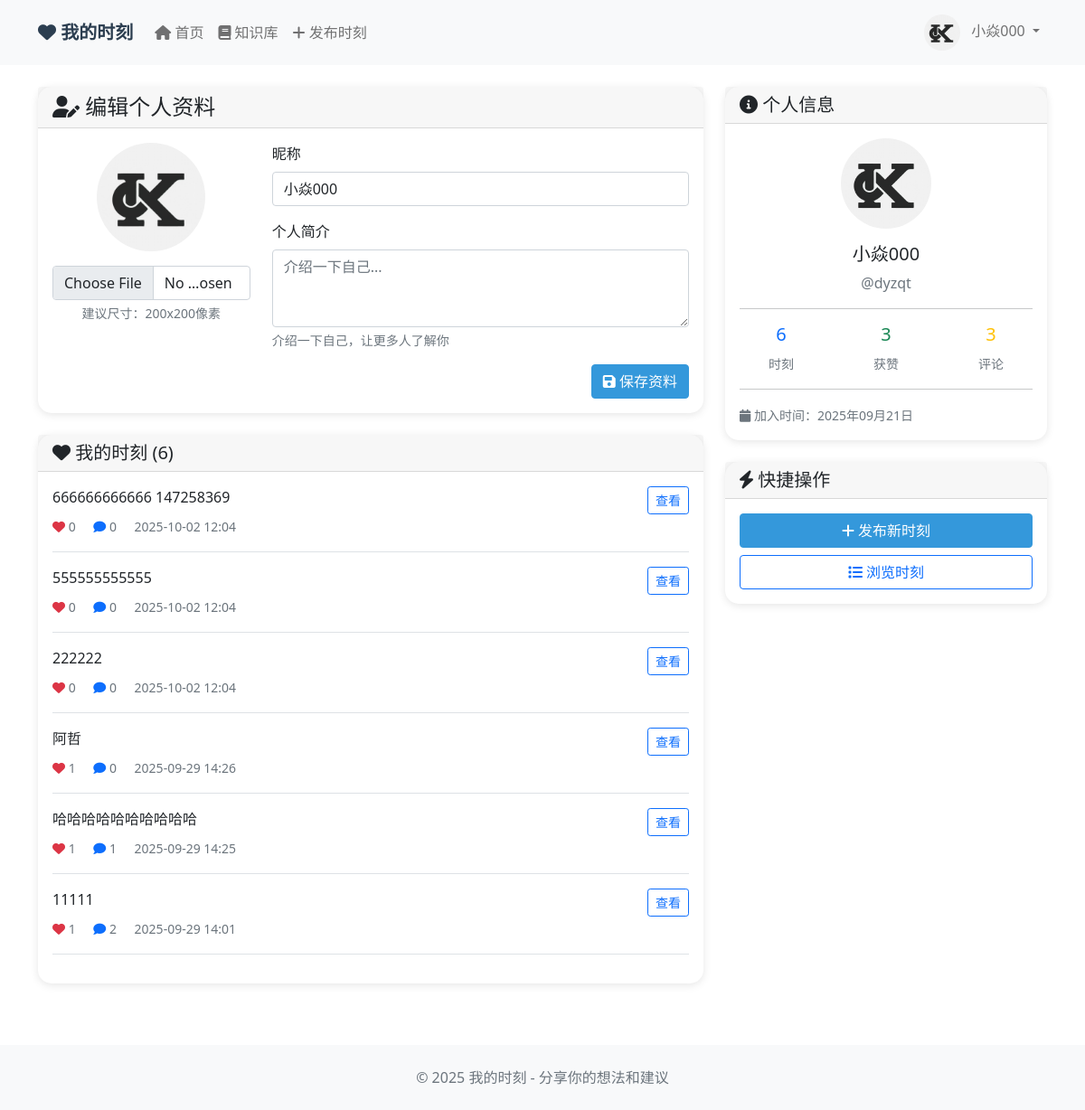
The app's page /moments/profile/ (signed in), older data.
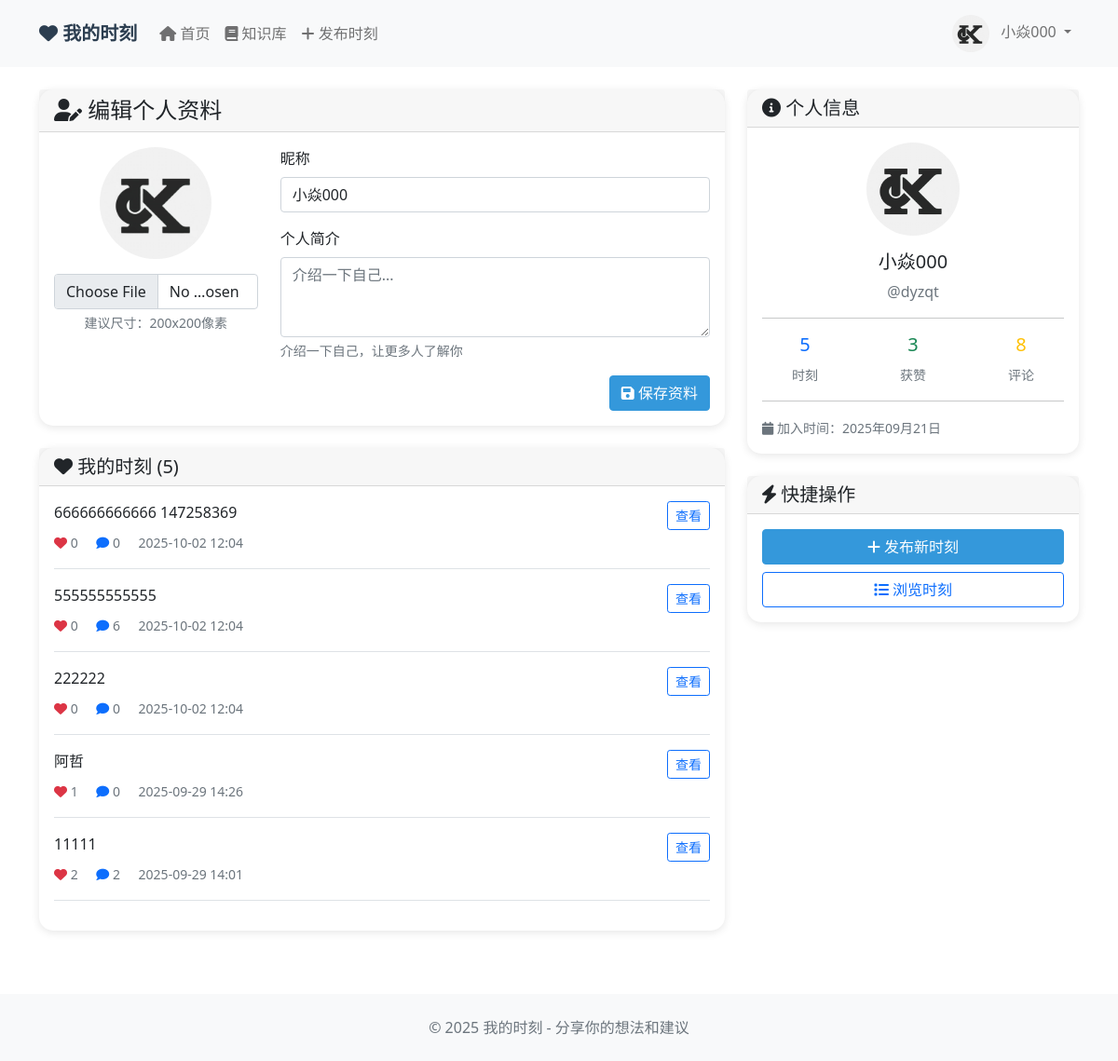
The same page, newer data.
### moments/models.py (models this page shows, shortened)
class Moment(models.Model):
    author = models.ForeignKey(User, on_delete=models.CASCADE, related_name='moments', verbose_name='作者')
    content = models.TextField(max_length=1000, verbose_name='内容')
    created_at = models.DateTimeField(auto_now_add=True, verbose_name='创建时间')
    updated_at = models.DateTimeField(auto_now=True, verbose_name='更新时间')
    likes_count = models.PositiveIntegerField(default=0, verbose_name='点赞数')
    comments_count = models.PositiveIntegerField(default=0, verbose_name='评论数')
    is_public = models.BooleanField(default=True, verbose_name='是否公开')
    views = models.PositiveIntegerField(default=0)

### moments/views.py (the view)
# urls.py: path('profile/', views.profile_view, name='profile'),
@login_required
def profile_view(request):
    profile = request.user.profile
    user_moments = Moment.objects.filter(author=request.user).order_by('-created_at')
    total_likes = user_moments.aggregate(total_likes=Sum('likes_count'))['total_likes'] or 0
    total_comments = MomentComment.objects.filter(moment__author=request.user).count()
    if request.method == 'POST':
        form = UserProfileForm(request.POST, request.FILES, instance=profile)
        if form.is_valid():
            form.save()
            return redirect('moments:profile')
    else:
        form = UserProfileForm(instance=profile)
    context = {
        'profile': profile,
        'form': form,
        'user_moments': user_moments,
        'total_likes': total_likes,
        'total_comments': total_comments,
    }
    return render(request, 'moments/profile.html', context)

### moments/forms.py
class UserProfileForm(forms.ModelForm):
    nickname = forms.CharField(
        max_length=50,
        widget=forms.TextInput(attrs={
            'class': 'form-control',
            'placeholder': '请输入昵称'
        }),
        label='昵称'
    )
    bio = forms.CharField(
        max_length=500,
        required=False,
        widget=forms.Textarea(attrs={
            'class': 'form-control',
            'rows': 3,
            'placeholder': '介绍一下自己...'
        }),
        label='个人简介'
    )
    avatar = forms.ImageField(
        required=False,
        widget=forms.FileInput(attrs={
            'class': 'form-control',
            'accept': 'image/*'
        }),
        label='头像'
    )
    class Meta:
        model = UserProfile
        fields = ['nickname', 'bio', 'avatar']

### moments/templates/moments/profile.html (shortened to what the changed rows need)
{% extends 'moments/base.html' %}
{% block content %}
<div class="row">
    <div class="col-lg-8">
        <div class="card moment-card mt-4">
            <div class="card-header">
                <h5 class="mb-0"><i class="fas fa-heart"></i> 我的时刻 ({{ user_moments.count }})</h5>
            </div>
            <div class="card-body">
                {% for moment in user_moments %}
                <div class="border-bottom pb-3 mb-3">
                    <div class="d-flex justify-content-between align-items-start">
                        <div class="flex-grow-1">
                            <p class="mb-2">{{ moment.content|truncatewords:20 }}</p>
                            <small class="text-muted">
                                <i class="fas fa-heart text-danger"></i> {{ moment.likes_count }}
                                <i class="fas fa-comment text-primary ms-3"></i> {{ moment.comments_count }}
                                <span class="ms-3">{{ moment.created_at|date:"Y-m-d H:i" }}</span>
                            </small>
                        </div>
                        <a href="{% url 'moments:moment_detail' moment.id %}" class="btn btn-outline-primary btn-sm">
                            查看
                        </a>
                    </div>
                </div>
                {% endfor %}
            </div>
        </div>
    </div>
    <div class="col-lg-4">
        <div class="card moment-card">
            <div class="card-body">
                <div class="row text-center">
                    <div class="col-4">
                        <h5 class="text-primary">{{ user_moments.count }}</h5>
                        <small class="text-muted">时刻</small>
                    </div>
                    <div class="col-4">
                        <h5 class="text-warning">{{ total_comments }}</h5>
                        <small class="text-muted">评论</small>
                    </div>
                </div>
            </div>
        </div>
    </div>
</div>
{% endblock %}

Row changes from the older to the newer data that the page shows:
removed Moment: content "哈哈哈哈哈哈哈哈哈哈", likes_count "1", comments_count "1", created_at "2025-09-29 14:25"
changed Moment (number 2 of 5 on the later page): comments_count "0" → "6"
changed Moment (number 5 of 5 on the later page): likes_count "1" → "2"
Text that changed along with them:
{{ user_moments.count }}: "6" → "5"
{{ total_comments }}: "3" → "8"
